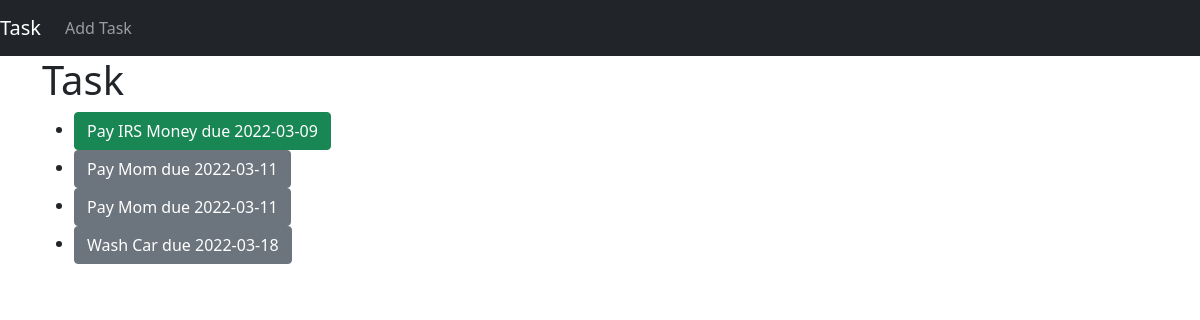
Page /todo/ on the earlier database version.
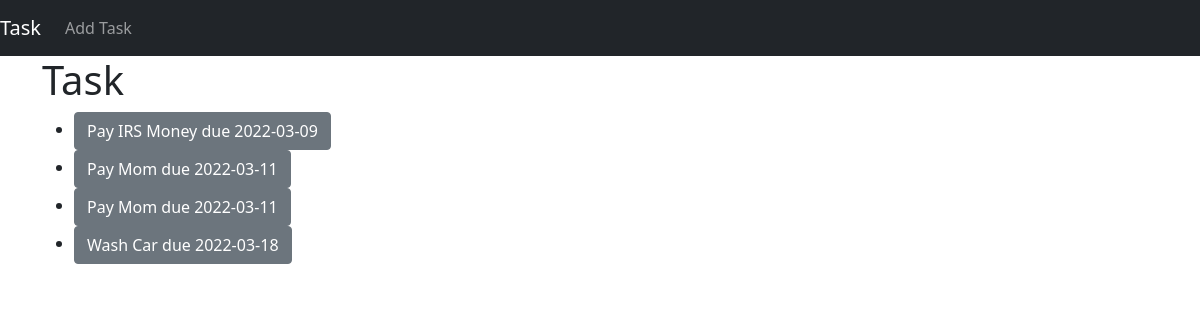
Same page on the later database version.
### todo/models.py (models this page shows)
class Task(models.Model):
    title = models.CharField(max_length=50)
    due_date = models.DateField()
    date_stamp = date.today().strftime("%B %d, %Y")
    description = models.TextField(blank=True)
    complete = models.BooleanField(default=False)
    def __str__(self):
        return f"{self.title} due {self.due_date}"

### todo/views.py (the view)
# urls.py: path('', TaskListView.as_view(), name = 'task_list'),
class TaskListView(ListView):
    model = Task
    queryset = Task.objects.order_by('due_date')
    context_object_name = "task_list"

### todo/templates/todo/task_list.html
{% extends 'base.html' %}
{% block content%}
    <div class="container">
        <h1>Task </h1>
        <ul>
            {% for task in task_list %}
                <li>
                    {% if task.complete == True %}
                    <a href="/todo/task_detail/{{task.id}}" class="btn btn-success" role="button">{{task}}</a>
                    {% else %}
                    <a href="/todo/task_detail/{{task.id}}" class="btn btn-secondary" role="button">{{task}}</a>
                    {% endif %}
                </li>
            {% endfor %}
        </ul>
    </div>
{% endblock %}

Differences in the rows shown:
changed Task "Pay IRS Money due 2022-03-09": complete True → False (drawn)
